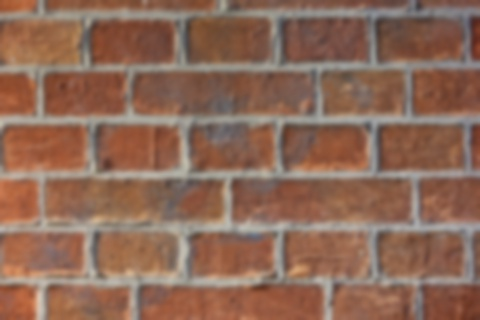
#> input picture code/pose/bricks.jpg, 480 x 320 px, given in place of the camera
$ python roi.py
#> lines starting #> are read from the running program, lines starting #| are printed output that depends on the picture
### package/umucv/util.py
import cv2          as cv
import numpy        as np
import numpy.linalg as la
from umucv.htrans import htrans,row,jr,jc,col,sepcam,inhomog

import time
import datetime
from collections import deque

import atexit

atexit.register(cv.destroyAllWindows)


def findParent(name):
    import os
    current_dir = os.getcwd()
    while True:
        filepath = os.path.join(current_dir, name)
        if os.path.exists(filepath):
            return filepath

        parent_dir = os.path.dirname(current_dir)
        if parent_dir == current_dir:  # Root directory reached
            break
        current_dir = parent_dir

    return None


# [12 lines left out: function check_and_download, not called in this run]


import argparse
parser = argparse.ArgumentParser()

# [37 lines left out: functions parse, read_arguments, Slider, not called in this run]


def putText(img, string, orig=(5,16), color=(255,255,255), div=2, scale=1, thickness=1):
    (x,y) = orig
    if div > 1:
        (w,h), b = cv.getTextSize(string, cv.FONT_HERSHEY_PLAIN, scale, thickness)
        img[y-h-4:y+b, x-3:x+w+3] //= div
    cv.putText(img, string, (x,y), cv.FONT_HERSHEY_PLAIN, scale, color, thickness, cv.LINE_AA)


class ROI:
    """
    if self.roi:
        [x1,y1,x2,y2] = self.roi
        (x1,y1) top left
        (x2,y2) bottom right
        all coords are included in the roi
    """
    def __init__(self,window):
        self.roi = []
        self.DOWN = False
        self.xt = True
        self.yt = True

        # [33 lines left out: function fun, not called in this run]

        cv.namedWindow(window)
        cv.setMouseCallback(window, fun)


class zoomWindow:
    # [37 lines left out: functions __init__, show, update, not called in this run]


class Video:
    # [38 lines left out: functions __init__, write, release, not called in this run]


videos = dict()

# [6 lines left out: function imshow, not called in this run]


class Help:

    # [36 lines left out: functions __init__, show, show_if, not called in this run]


try:
    lineType = cv.LINE_AA
except AttributeError:
    lineType = 0

# [13 lines left out: function showCalib, not called in this run]


cube = np.array([
    [0,0,0],
    [1,0,0],
    [1,1,0],
    [0,1,0],
    [0,0,0],

    [0,0,1],
    [1,0,1],
    [1,1,1],
    [0,1,1],
    [0,0,1],

    [1,0,1],
    [1,0,0],
    [1,1,0],
    [1,1,1],
    [0,1,1],
    [0,1,0]
    ])

ejeX = np.array([[0.,0,0],[1,0,0]])
ejeY = np.array([[0.,0,0],[0,1,0]])
ejeZ = np.array([[0.,0,0],[0,0,1]])

def augmented(img,camera,thing,color,thick=1):
    cv.drawContours(img, [htrans(camera,thing).astype(int)] , -1, color, thick, lineType)

# [8 lines left out: function showAxes, not called in this run]


import contextlib

# [6 lines left out: function printoptions, not called in this run]

def digits(n):
    return printoptions(precision=n, suppress=True)


# esquema en 3d de una cámara
# [79 lines left out: functions cameraOutline, cameraOutline2, not called in this run]


try:
    from matplotlib.pyplot import plot
except ImportError:
    pass


# muestra un polígono cuyos nodos son las filas de un array 2D
# [30 lines left out: functions shcont, shline, warpOn, not called in this run]

import time

class Clock:
    def __init__(self):
        self.t0 = time.time()
    def time(self):
        t = time.time()
        return 1000*(t-self.t0)

##########################################################################

# [6 lines left out: function mkCov2p, not called in this run]

u = np.linspace(0.0, 2.0 * np.pi, 20)
v = np.linspace(0.0, np.pi, 20)
x_0 = np.outer(np.cos(u), np.sin(v))
y_0 = np.outer(np.sin(u), np.sin(v))
z_0 = np.outer(np.ones_like(u), np.cos(v))

# [13 lines left out: functions ellip3d, resize_height, not called in this run]

### package/umucv/stream.py
import numpy as np
import cv2   as cv
from threading import Thread
from umucv.util import Clock, putText, findParent
from umucv.htrans import Kfov
import datetime
import time
import argparse
import sys

cv.setNumThreads(1)

def mkStream(sz=None, dev='0', loop=False):
    if dev=='help':
        print(helpstring)
        sys.exit(0)


    if dev[:5] == 'glob:':
        dev = dev[5:]
        import glob
        files = sorted(glob.glob(dev))
        if not files:
            print('Empty source!')
            sys.exit(1)
        for f in files:
            yield cv.imread(f,cv.IMREAD_COLOR)


    elif dev[:4] == 'dir:':
        dev = dev[4:]
        import glob
        import time
        files = sorted(glob.glob(dev))
        if not files:
            print('Empty source!')
            sys.exit(1)
            #images = [ np.random.randint(256, size=(480,640,3), dtype= np.uint8) ]

        images = [ cv.imread(f,cv.IMREAD_COLOR) for f in files ]
        icons  = [ None for f in files ]

        k = 0
        n = len(images)

        def fun(event, x, y, flags, param):
            nonlocal k
            #print(event)
            if event == cv.EVENT_LBUTTONDOWN:
                k = (k+1)%n
            if event == cv.EVENT_RBUTTONDOWN:
                k = (k-1)%n

        cv.namedWindow(dev,cv.WINDOW_NORMAL| cv.WINDOW_GUI_NORMAL )
        cv.resizeWindow(dev,300,200)

        cv.setMouseCallback(dev, fun)
        while True:
            if icons[k] is None:
                h,w = images[k].shape[:2]
                icons[k] = cv.resize(images[k], (int(200*w/h),200) )
                putText(icons[k], files[k].split('/')[-1])
            cv.imshow(dev, icons[k])
            yield images[k].copy()
            time.sleep(0.1)


    elif dev[:9] == 'snapshot:':
        import time
        dev = dev[9:]
        t,dev = dev.split(':',1)
        t = int(t)
        for frame in mkShot(dev,timeout=3,debug=False):
            yield frame
            time.sleep(t)


    elif dev[:5] == 'mjpg:':
        try:
            import urllib.request as url
        except:
            import urllib as url
        stream=url.urlopen(dev[5:])
        bytes=b''
        okread = False
        while True:
            bytes+=stream.read(1024)
            if(len(bytes)==0):
                if loop and okread:
                    stream=url.urlopen(dev[5:])
                    bytes=b''
                else:
                    break
            else:
                a = bytes.find(b'\xff\xd8')
                b = bytes.find(b'\xff\xd9')
                if a!=-1 and b!=-1:
                    jpg = bytes[a:b+2]
                    bytes= bytes[b+2:]
                    i = cv.imdecode(np.fromstring(jpg, dtype=np.uint8),cv.IMREAD_COLOR)
                    okread = True
                    yield i

    else:
        if dev in ['0','1','2','3','4']:
            dev = int(dev)
            try:
                cap = cv.VideoCapture(dev, cv.CAP_V4L)
                if not cap.isOpened():
                    cap = cv.VideoCapture(dev)
            except:
                cap = cv.VideoCapture(dev)

        elif dev[:3] == 'gs:':
            cap = cv.VideoCapture(dev[3:], cv.CAP_GSTREAMER)

        else:
            cap = cv.VideoCapture(dev)

        if not cap.isOpened():
            print(f'Cannot open source "{dev}"')
            sys.exit(1)

        if sz is not None:
            w,h = sz
            cap.set(cv.CAP_PROP_FRAME_WIDTH,w)
            cap.set(cv.CAP_PROP_FRAME_HEIGHT,h)
        w   = cap.get(cv.CAP_PROP_FRAME_WIDTH)
        h   = cap.get(cv.CAP_PROP_FRAME_HEIGHT)
        fps = cap.get(cv.CAP_PROP_FPS)
        print(f'{w:.0f}x{h:.0f} {fps}fps')
        while True:
            ret, frame = cap.read()
            if ret:
                yield frame
            else:
                if loop:
                    cap = cv.VideoCapture(dev)
                else:
                    break


def withKey(stream, t=1):
    pausa = False
    key = 0
    exit = False
    for frame in stream:
        while True:
            key = cv.waitKey(t) & 0xFF
            if key == 27 or key == ord('q'):
                exit = True
                break
            if key == ord('.'):
                t = 1-t
            if key == 32:
                pausa = not pausa
                if pausa:
                    frozen = frame.copy()
            if pausa:
                yield key, frozen.copy()
            else:
                yield key, frame
            if key == ord('s'):
                fname = datetime.datetime.now().strftime("%Y%m%d-%H%M%S")
                if frame.ndim == 3:
                    cv.imwrite(fname+'.png',frame)
                else:
                    cv.imwrite(fname+'.png',cv.cvtColor(frame,cv.COLOR_GRAY2RGB))
            if not pausa: break
        if exit: break


typical = {'CGA':'320x200', 'QVGA':'320x240' ,'VGA':'640x480', 'PAL':'768x576', 'SVGA':'800x600',
           'XGA':'1024x768', '720':'1280x720', 'HD':'1920x1080'}

# [4 lines left out: function isize, not called in this run]

def sourceArgs(p):
    p.add_argument('--dev', type=str, default='default', help='image source')
    p.add_argument('--size', help='desired image size', type=isize, default=None)
    p.add_argument('--resize', help='force image size', type=isize, default=None)
    p.add_argument('--undistort', help='undistort parameters (K+D)', default=None)
    p.add_argument('--hfov', help='undistorted horizontal field of view', type=float, default=None)
    p.add_argument('--step', help='frame by frame', action='store_true')
    p.add_argument('--loop', help='repeat video forever', action='store_true')


import os
import re

def replace_env_variables(text: str) -> str:
    # [7 lines left out: function replacer, not called in this run]

    return re.sub(r'\$(\w+)', replacer, text)

# Example usage:
#input_text = "Path: $HOME, User: $USER, Missing: $UNKNOWN"
#print(replace_env_variables(input_text))


def readAlias():
    aliasfiles = [findParent(name) for name in ['alias.txt', 'alias1.txt'] ]
    x = ""
    for ruta in aliasfiles:
        if ruta is not None:
            with open(ruta, 'r') as f:
                x += f.read() + "\n"

    lines = [ l.strip() for l in x.split('\n')]
    lines = [ l for l in lines if len(l)>0 and l[0] != '#' ]
    D = {k.strip(): v.strip() for k,v in map(lambda l: l.split('=',1), lines) }
    for k in D.keys():
        D[k] = replace_env_variables(D[k]).format(**D)
    if 'default' not in D:
        D['default'] = '0'
    return D


original_shape = [None]

def mkResize(args):

    def noresize(x):
        original_shape[0] = x.shape
        return x

    if args.resize is None and args.undistort is None:
        return noresize

    if args.undistort is None:
        wd,hd = args.resize

        # [12 lines left out: function resize, not called in this run]

        return resize

    calibdata = np.array([float(d) for d in args.undistort.split(',')])
    K = calibdata[:9].reshape(3,3)
    D = calibdata[9:]

    newres = wd,hd = args.resize
    assert wd > 0 and hd > 0

    K2 = Kfov(newres, args.hfov)

    map1, map2 = cv.initUndistortRectifyMap(K, D, np.eye(3), K2, newres, cv.CV_16SC2)

    def resize(x):
        original_shape[0] = x.shape
        return cv.remap(x, map1, map2, interpolation=cv.INTER_LINEAR, borderMode=cv.BORDER_CONSTANT)

    return resize


def autoStream(transf = lambda x: x):
    parser = argparse.ArgumentParser()
    sourceArgs(parser)
    args, _ = parser.parse_known_args()

    D = readAlias()
#> the loop in readAlias, `for ruta in aliasfiles:` made 2 passes; (reads code/alias.txt from the repository)
    #print(D)

    dev = D.get(args.dev, args.dev)
    #print(args.dev, dev)

    if ' ' in dev:
        dev, *other = dev.split(' ')
        args, _ = parser.parse_known_args(other + sys.argv)

    resize = mkResize(args)

    stream = transf( map(resize, mkStream(args.size, dev, args.loop) ) )
    return withKey(stream, 0 if args.step else 1)


# [21 lines left out: function mkShot, not called in this run]


class Camera:
    # [34 lines left out: function __init__, not called in this run]

    def stop(self):
        self.goon = False


helpstring = """
----------------------------------------------------------------------
autostream options:

    --dev=0       webcam (/dev/video0)  (default)
    --dev=1       webcam (/dev/video1)
        ...

    --dev=path/to/video.mp4   [--loop]

    --dev=glob:/path/to/images*.*    (list of images, no loop)

    --dev=dir:/path/to/images*.*     (list of images, selected in gui)

    --dev=url/of/stream (rstp, mjpg, etc.)

    --dev=snapshot:15:url   (single image from IP cams, every 15 seconds)

    --dev=alias   (defined in alias.txt)

    --size=800x600     (requested to source)

    --resize=320x0     (forced, 0=keep ratio)

    --undistort=k1..k9,d1..d5 --resize=800x400 --hfov=80

GUI options

    ESC          exit
    SPACE        pause (client still running with the same frame)
    .            toggle frame by frame, advance with 'n', (client waits)
    --step       start in frame by frame mode
    s            save input image
----------------------------------------------------------------------
"""

### code/util/roi.py
#!/usr/bin/env python

# ejemplo de selección de ROI

import numpy as np
import cv2 as cv

from umucv.util import ROI, putText
from umucv.stream import autoStream


region = ROI("input")

for key, frame in autoStream():

    if region.roi:
        [x1,y1,x2,y2] = region.roi
        if key == ord('c'):
            trozo = frame[y1:y2+1, x1:x2+1]
            cv.imshow("trozo", trozo)
        if key == ord('x'):
            region.roi = []

        cv.rectangle(frame, (x1,y1), (x2,y2), color=(0,255,255), thickness=2)
        putText(frame, f'{x2-x1+1}x{y2-y1+1}', orig=(x1,y1-8))

    h,w,_ = frame.shape
#> h = 320; w = 480
    putText(frame, f'{w}x{h}')
#> in putText, `cv.putText(img, string, (x,y), cv.FONT_HERSHEY_PLAIN, scale, color, th..`:
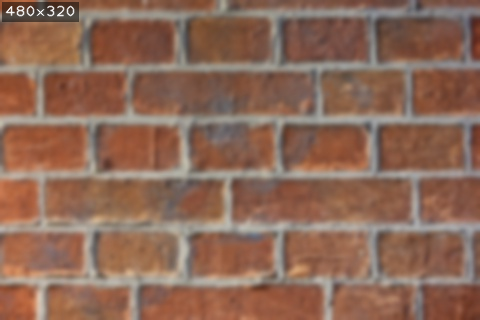
#> img: shape (320, 480, 3); mean B, G, R 87.2, 104.8, 140.9
    cv.imshow('input',frame)
